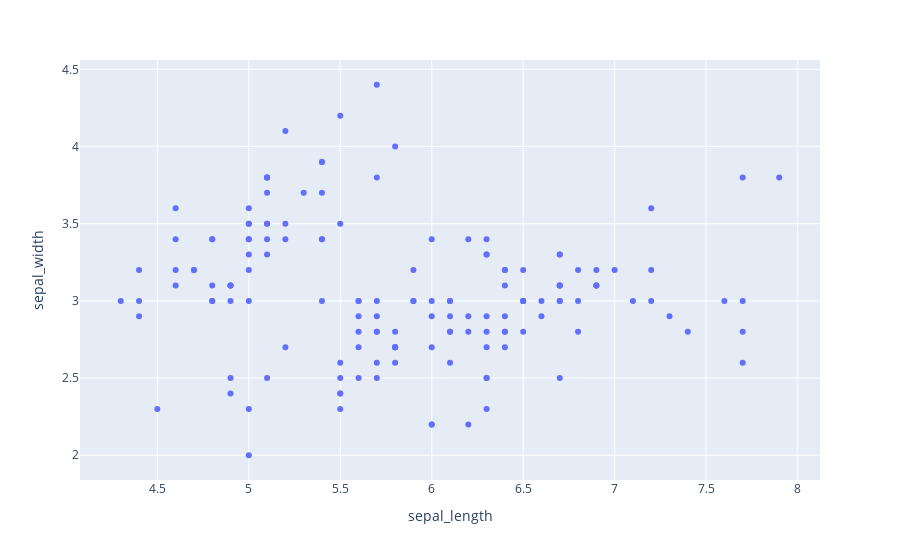

Notebook code for this chart:
### Markdown cell above
1.   K nearest neibhors

### Code cell
#nuage de points des données
fig = px.scatter(data_frame=df, x="sepal_length", y="sepal_width")
fig.show()

### Figure 1 — Plotly figure (JSON) as saved in the notebook; plotly's stock layout.template omitted (floating-point values rounded to 4 significant figures; data arrays with more than 128 entries replaced by an {"elided": "..."} marker saying what was removed)
{"data": [{"hovertemplate": "sepal_length=%{x}<br>sepal_width=%{y}<extra></extra>", "legendgroup": "", "marker": {"color": "#636efa", "symbol": "circle"}, "mode": "markers", "name": "", "orientation": "v", "showlegend": false, "type": "scatter", "x": {"elided": "150 float values"}, "xaxis": "x", "y": {"elided": "150 float values"}, "yaxis": "y"}], "layout": {"legend": {"tracegroupgap": 0}, "margin": {"t": 60}, "xaxis": {"anchor": "y", "domain": [0, 1], "title": {"text": "sepal_length"}}, "yaxis": {"anchor": "x", "domain": [0, 1], "title": {"text": "sepal_width"}}}}
